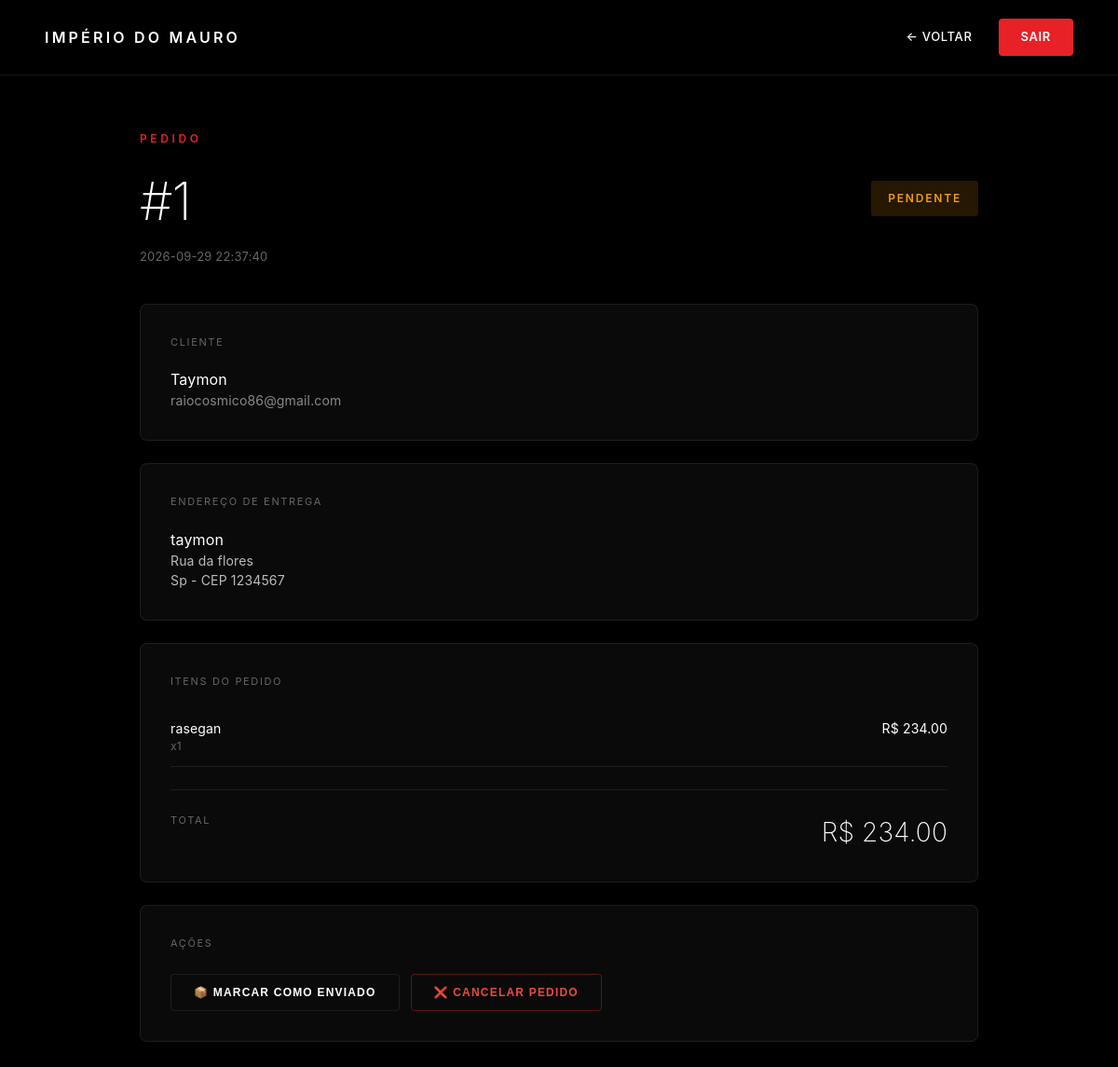
The page /admin/pedido/1 (signed in) on the database its author committed.
### tables this page shows
CREATE TABLE pedidos (id INTEGER PRIMARY KEY AUTOINCREMENT, cliente_id INTEGER NOT NULL, nome_entrega TEXT NOT NULL, endereco TEXT NOT NULL, cidade TEXT NOT NULL, cep TEXT NOT NULL, total REAL NOT NULL, status TEXT DEFAULT "pendente", criado_em TIMESTAMP DEFAULT CURRENT_TIMESTAMP);

CREATE TABLE clientes (id INTEGER PRIMARY KEY AUTOINCREMENT, nome TEXT NOT NULL, email TEXT UNIQUE NOT NULL, senha TEXT NOT NULL, criado_em TIMESTAMP DEFAULT CURRENT_TIMESTAMP);

CREATE TABLE itens_pedido (id INTEGER PRIMARY KEY AUTOINCREMENT, pedido_id INTEGER NOT NULL, produto_id INTEGER NOT NULL, nome_produto TEXT NOT NULL, preco REAL NOT NULL, quantidade INTEGER NOT NULL);

### app.py (the view)
@app.route("/admin/pedido/<int:pedido_id>")
def admin_ver_pedido(pedido_id):
    if "adm" not in session:
        return redirect(url_for("login"))
    conn = sqlite3.connect(DB)
    c = conn.cursor()
    c.execute("""
        SELECT p.id, p.cliente_id, p.nome_entrega, p.endereco, p.cidade, p.cep,
               p.total, p.status, p.criado_em, cl.nome, cl.email
        FROM pedidos p
        JOIN clientes cl ON cl.id = p.cliente_id
        WHERE p.id = ?
    """, (pedido_id,))
    pedido = c.fetchone()
    if not pedido:
        conn.close()
        return render_template("404.html"), 404
    c.execute("SELECT nome_produto, preco, quantidade FROM itens_pedido WHERE pedido_id=?", (pedido_id,))
    itens = c.fetchall()
    conn.close()
    return render_template("admin_pedido_detalhe.html", pedido=pedido, itens=itens)

### app.py (called while the page is built)
@app.before_request
def checar_manutencao():
    rotas_livres = ["/login", "/manutencao", "/static/favicon.svg"]
    if request.path.startswith("/static/"):
        return
    if request.path in rotas_livres:
        return
    if session.get("adm"):
        return
    if MODO_MANUTENCAO:
        return render_template("manutencao.html"), 503

@app.context_processor
def injetar_contexto():
    carrinho = session.get("carrinho", {})
    total_itens = sum(carrinho.values()) if carrinho else 0
    return {
        "total_carrinho": total_itens,
        "cliente_logado": session.get("cliente_id") is not None,
        "cliente_nome": session.get("cliente_nome", "")
    }

### templates/admin_pedido_detalhe.html (shortened to what this page needs)
<!DOCTYPE html>
<html lang="pt-br">
<head>
    <link rel="stylesheet" href="/static/css/style.css">
</head>
<body>
    <nav class="navbar-tesla">
        <a href="/" class="logo">Império do Mauro</a>
        <div class="nav-links" style="margin-left: auto;">
            <a href="/admin/pedidos">← Voltar</a>
            <a href="/logout" class="btn-tesla">Sair</a>
        </div>
    </nav>
    <section style="padding: 140px 48px 40px;">
        <div style="max-width: 900px; margin: 0 auto;">
            <div style="display: flex; justify-content: space-between; align-items: center; flex-wrap: wrap; gap: 16px; margin-bottom: 40px;">
                <div>
                    <div class="section-label">Pedido</div>
                    <h1 style="font-size: clamp(32px, 5vw, 56px); font-weight: 200; letter-spacing: -0.02em; margin-top: 8px;">
                        #{{ pedido[0] }}
                    </h1>
                    <p style="color: var(--gray-500); font-size: 13px; margin-top: 8px;">{{ pedido[8][:19] }}</p>
                </div>
                <span class="status-badge status-{{ pedido[7] }}" style="font-size: 12px; padding: 10px 18px;">
                    {{ pedido[7] }}
                </span>
            </div>
            <div style="background: var(--gray-900); border: 1px solid var(--border-subtle); border-radius: 8px; padding: 32px; margin-bottom: 24px;">
                <p style="font-size: 11px; letter-spacing: 0.15em; text-transform: uppercase; color: var(--gray-500); margin-bottom: 20px;">Cliente</p>
                <p style="color: var(--white); font-size: 16px;">{{ pedido[9] }}</p>
                <p style="color: var(--gray-400); font-size: 14px;">{{ pedido[10] }}</p>
            </div>
            <div style="background: var(--gray-900); border: 1px solid var(--border-subtle); border-radius: 8px; padding: 32px; margin-bottom: 24px;">
                <p style="font-size: 11px; letter-spacing: 0.15em; text-transform: uppercase; color: var(--gray-500); margin-bottom: 20px;">Endereço de entrega</p>
                <p style="color: var(--white);">{{ pedido[2] }}</p>
                <p style="color: var(--gray-300); font-size: 14px;">{{ pedido[3] }}</p>
                <p style="color: var(--gray-300); font-size: 14px;">{{ pedido[4] }} - CEP {{ pedido[5] }}</p>
            </div>
            <div style="background: var(--gray-900); border: 1px solid var(--border-subtle); border-radius: 8px; padding: 32px; margin-bottom: 24px;">
                <p style="font-size: 11px; letter-spacing: 0.15em; text-transform: uppercase; color: var(--gray-500); margin-bottom: 20px;">Itens do pedido</p>
                {% for item in itens %}
                    <div style="display: flex; justify-content: space-between; padding: 12px 0; border-bottom: 1px solid var(--border-subtle);">
                        <div>
                            <p style="color: var(--white); font-size: 14px;">{{ item[0] }}</p>
                            <p style="color: var(--gray-500); font-size: 12px;">x{{ item[2] }}</p>
                        </div>
                        <p style="color: var(--white); font-size: 14px;">R$ {{ "%.2f"|format(item[1] * item[2]) }}</p>
                    </div>
                {% endfor %}
                <div style="margin-top: 24px; padding-top: 24px; border-top: 1px solid var(--border-subtle); display: flex; justify-content: space-between;">
                    <span style="font-size: 11px; letter-spacing: 0.15em; text-transform: uppercase; color: var(--gray-500);">Total</span>
                    <span style="font-size: 28px; font-weight: 200; color: var(--white);">R$ {{ "%.2f"|format(pedido[6]) }}</span>
                </div>
            </div>
            <div style="background: var(--gray-900); border: 1px solid var(--border-subtle); border-radius: 8px; padding: 32px;">
                <p style="font-size: 11px; letter-spacing: 0.15em; text-transform: uppercase; color: var(--gray-500); margin-bottom: 20px;">Ações</p>
                <div class="acoes-grid">
                    {% if pedido[7] == 'pendente' %}
                        <form method="POST" action="/admin/pedido/{{ pedido[0] }}/status/enviado">
                            <button type="submit" class="btn-acao">📦 Marcar como enviado</button>
                        </form>
                    {% endif %}
                    {% if pedido[7] in ['pendente', 'enviado'] %}
                        <form method="POST" action="/admin/pedido/{{ pedido[0] }}/status/cancelado" onsubmit="return confirm('Cancelar esse pedido?')">
                            <button type="submit" class="btn-acao btn-perigo">❌ Cancelar pedido</button>
                        </form>
                    {% endif %}
                </div>
            </div>
        </div>
    </section>
</body>
</html>

### static/css/style.css (style rules this page uses)
:root { --black: #000000; --white: #ffffff; --gray-900: #0a0a0a; --gray-800: #111111; --gray-700: #1a1a1a; --gray-500: #666666; --gray-400: #888888; --gray-300: #bbbbbb; --tesla-red: #e82127; --tesla-red-hover: #c41c21; --border-subtle: rgba(255,255,255,0.08); --font: -apple-system, BlinkMacSystemFont, 'Segoe UI', 'Inter', 'Helvetica Neue', Arial, sans-serif; }
* { box-sizing: border-box; margin: 0; padding: 0; }
html { scroll-behavior: smooth; }
body { background: var(--black); color: var(--white); font-family: var(--font); font-weight: 400; line-height: 1.5; letter-spacing: 0.01em; -webkit-font-smoothing: antialiased; min-height: 100vh; }
.navbar-tesla { position: fixed; top: 0; left: 0; right: 0; padding: 20px 48px; display: flex; align-items: center; gap: 32px; background: rgba(0,0,0,0.72); backdrop-filter: blur(20px); -webkit-backdrop-filter: blur(20px); z-index: 1000; transition: all 0.3s ease; border-bottom: 1px solid var(--border-subtle); }
.navbar-tesla .logo { font-size: 16px; font-weight: 600; letter-spacing: 0.2em; text-transform: uppercase; color: var(--white); text-decoration: none; white-space: nowrap; }
.navbar-tesla .nav-links { display: flex; align-items: center; gap: 8px; }
.navbar-tesla .nav-links a { color: var(--white); text-decoration: none; font-size: 13px; font-weight: 500; letter-spacing: 0.05em; padding: 10px 20px; border-radius: 4px; transition: all 0.2s; text-transform: uppercase; }
.btn-tesla { background: var(--tesla-red) !important; color: var(--white) !important; padding: 10px 24px !important; border-radius: 4px !important; font-weight: 600 !important; letter-spacing: 0.05em !important; transition: all 0.2s !important; border: none; cursor: pointer; text-decoration: none; display: inline-block; font-size: 13px; text-transform: uppercase; }
.section-label { font-size: 12px; letter-spacing: 0.3em; text-transform: uppercase; color: var(--tesla-red); font-weight: 600; margin-bottom: 16px; }

### templates/admin_pedido_detalhe.html (style rules this page uses)
.status-badge { font-size: 10px; letter-spacing: 0.15em; text-transform: uppercase; font-weight: 600; padding: 6px 12px; border-radius: 3px; }
.status-pendente { background: rgba(243,156,18,0.15); color: #f39c12; }
.acoes-grid { display: flex; gap: 12px; flex-wrap: wrap; margin-top: 24px; }
.btn-acao { padding: 12px 24px; border-radius: 4px; border: 1px solid var(--border-subtle); background: transparent; color: var(--white); font-size: 12px; letter-spacing: 0.1em; text-transform: uppercase; font-weight: 600; cursor: pointer; transition: all 0.2s; }
.btn-perigo { border-color: rgba(232,33,39,0.4); color: #e74c3c; }

### rows shown on the page
pedidos: id "1", criado_em "2026-09-29 22:37:40", status "PENDENTE", nome_entrega "taymon", endereco "Rua da flores", cidade "Sp", cep "1234567", total "234.00"
clientes: nome "Taymon", email "raiocosmico86@gmail.com"
itens_pedido: nome_produto "rasegan", quantidade "1", item[1]*item[2] "234.00"
